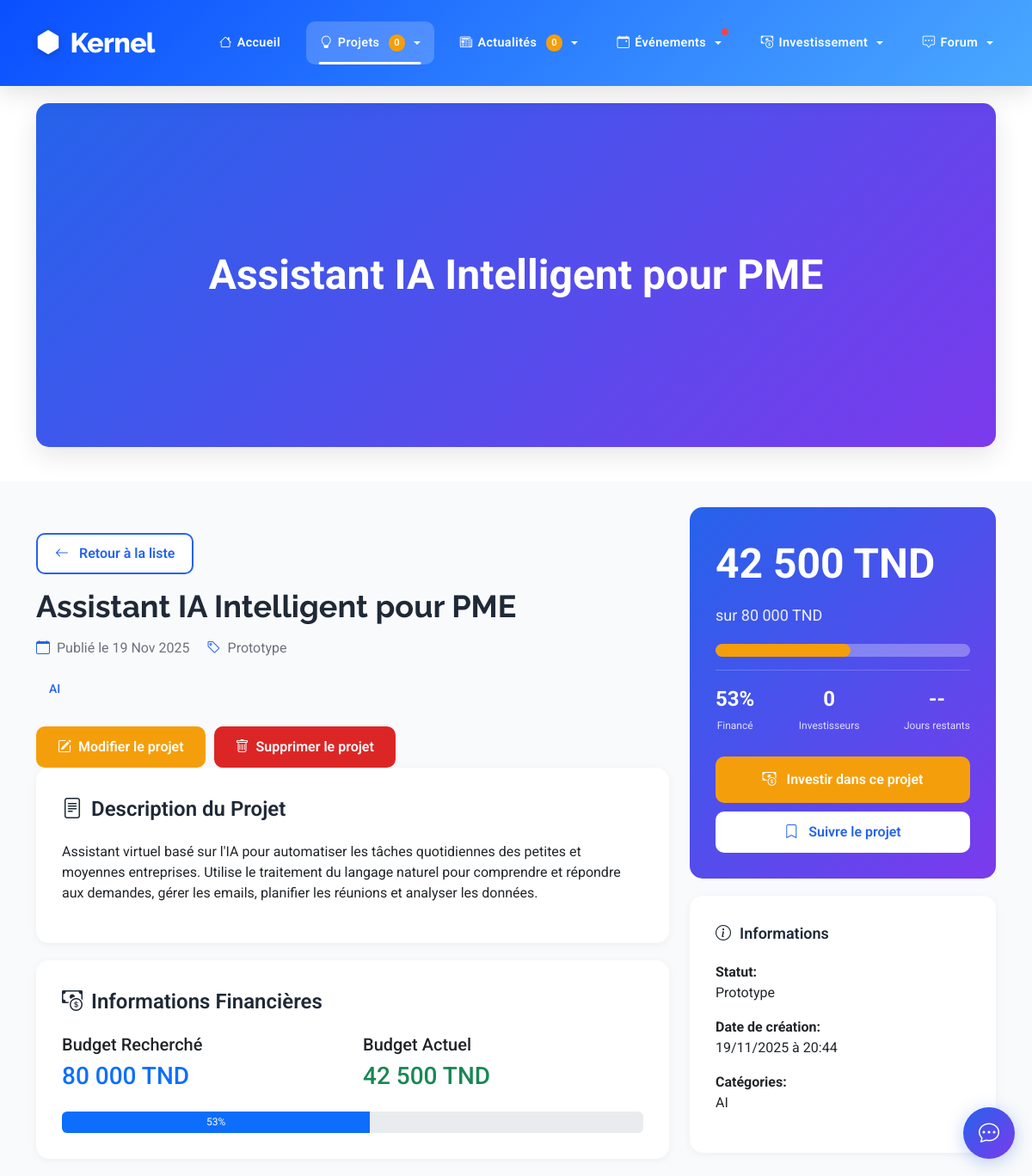
The page /view/FrontOffice/detailsprojet.php?id=1 on the database its author committed.
### tables this page shows
CREATE TABLE `projet` (
  `id` int(11) NOT NULL,
  `titre` varchar(200) DEFAULT NULL,
  `description` text DEFAULT NULL,
  `budget_requis` decimal(10,2) DEFAULT NULL,
  `budget_actuel` decimal(10,2) DEFAULT NULL,
  `statut` enum('idee','prototype','mvp','production') DEFAULT 'idee',
  `date_creation` datetime DEFAULT NULL,
  `user_id` int(11) DEFAULT NULL
);

CREATE TABLE `categorie` (
  `id` int(11) NOT NULL,
  `nom` varchar(100) DEFAULT NULL,
  `icon` varchar(50) DEFAULT NULL,
  `description` text DEFAULT NULL
);

### controller/projetcontroller.php (called while the page is built, shortened)
<?php
class ProjetController {
    public function showProjet($id) {
        $sql = "SELECT * FROM projet WHERE id = :id";
        $db = config::getConnexion();
        $query = $db->prepare($sql);
        $query->bindValue(':id', $id);
        try {
            $query->execute();
            $projet = $query->fetch();
            return $projet;
        } catch(Exception $e) {
            die('Error: '. $e->getMessage());
        }
    }
    public function getProjetCategories($projet_id) {
        $sql = "SELECT c.* FROM categorie c
                INNER JOIN projet_categorie pc ON c.id = pc.categorie_id
                WHERE pc.projet_id = :projet_id";
        $db = config::getConnexion();
        try {
            $query = $db->prepare($sql);
            $query->bindValue(':projet_id', $projet_id);
            $query->execute();
            return $query->fetchAll();
        } catch (Exception $e) {
            die('Error:' . $e->getMessage());
        }
    }
}
?>

### view/FrontOffice/detailsprojet.php (the view, shortened to what this page needs)
<?php
include_once(__DIR__ . '/../../controller/projetcontroller.php');
include_once(__DIR__ . '/../components/main-navigation.php');
include_once(__DIR__ . '/../components/chatbot-widget.php');
$projetController = new ProjetController();
$projet_id = isset($_GET['id']) ? intval($_GET['id']) : 0;
$projet = $projetController->showProjet($projet_id);
$categories = $projetController->getProjetCategories($projet_id);
function calculatePercentage($actuel, $requis) {
    return min(100, round(($actuel / $requis) * 100));
}
$percentage = calculatePercentage($projet['budget_actuel'], $projet['budget_requis']);
function getStatusLabel($statut) {
    $labels = [
        'idee' => 'Idée / Concept',
        'prototype' => 'Prototype',
        'mvp' => 'MVP',
        'production' => 'En production'
    ];
    return $labels[$statut] ?? 'Non défini';
}
?>
<!DOCTYPE html>
<html lang="fr">
<head>
  <link href="https://cdnjs.cloudflare.com/ajax/libs/bootstrap/5.3.0/css/bootstrap.min.css" rel="stylesheet">
  <link href="https://cdnjs.cloudflare.com/ajax/libs/bootstrap-icons/1.10.0/font/bootstrap-icons.min.css" rel="stylesheet">
</head>
<body>
  <?php echo renderMainNavigation('projets'); ?>
  <?php echo renderChatbotWidget(); ?>
  <div class="project-hero">
    <div class="container">
      <div class="project-cover">
        <?php echo htmlspecialchars($projet['titre']); ?>
      </div>
    </div>
  </div>
  <div class="container">
    <div class="row">
      <div class="col-lg-8">
        <div class="project-header">
          <a href="listeprojet.php" class="btn-back mb-3">
            <i class="bi bi-arrow-left me-2"></i> Retour à la liste
          </a>
          <h1 class="project-title"><?php echo htmlspecialchars($projet['titre']); ?></h1>
          <div class="project-meta">
            <div class="meta-item">
              <i class="bi bi-calendar"></i>
              <span>Publié le <?php echo date('d M Y', strtotime($projet['date_creation'])); ?></span>
            </div>
            <div class="meta-item">
              <i class="bi bi-tag"></i>
              <span><?php echo getStatusLabel($projet['statut']); ?></span>
            </div>
          </div>
          <div class="mb-3">
            <?php foreach ($categories as $cat): ?>
              <span class="tag"><?php echo htmlspecialchars($cat['nom']); ?></span>
            <?php endforeach; ?>
          </div>
          <div class="action-buttons">
            <a href="modifierprojet.php?id=<?php echo $projet['id']; ?>" class="btn-edit">
              <i class="bi bi-pencil-square"></i> Modifier le projet
            </a>
            <button onclick="confirmDelete(<?php echo $projet['id']; ?>)" class="btn-delete">
              <i class="bi bi-trash"></i> Supprimer le projet
            </button>
          </div>
        </div>
        <div class="content-section">
          <div class="section-title">
            <i class="bi bi-file-text"></i> Description du Projet
          </div>
          <p style="white-space: pre-wrap;"><?php echo htmlspecialchars($projet['description']); ?></p>
        </div>
        <?php if ($projet['budget_requis'] > 0): ?>
        <div class="content-section">
          <div class="section-title">
            <i class="bi bi-cash-coin"></i> Informations Financières
          </div>
          <div class="row">
            <div class="col-md-6">
              <h5>Budget Recherché</h5>
              <p class="h3 text-primary"><?php echo number_format($projet['budget_requis'], 0, ',', ' '); ?> TND</p>
            </div>
            <div class="col-md-6">
              <h5>Budget Actuel</h5>
              <p class="h3 text-success"><?php echo number_format($projet['budget_actuel'], 0, ',', ' '); ?> TND</p>
            </div>
          </div>
          <div class="mt-3">
            <div class="progress" style="height: 25px;">
              <div class="progress-bar bg-primary" role="progressbar" style="width: <?php echo $percentage; ?>%;" aria-valuenow="<?php echo $percentage; ?>" aria-valuemin="0" aria-valuemax="100">
                <?php echo $percentage; ?>%
              </div>
            </div>
          </div>
        </div>
        <?php endif; ?>
      </div>
      <div class="col-lg-4">
        <?php if ($projet['budget_requis'] > 0): ?>
        <div class="funding-card">
          <div class="funding-amount"><?php echo number_format($projet['budget_actuel'], 0, ',', ' '); ?> TND</div>
          <div class="funding-goal">sur <?php echo number_format($projet['budget_requis'], 0, ',', ' '); ?> TND</div>
          <div class="progress-bar-custom">
            <div class="progress-fill" style="width: <?php echo $percentage; ?>%;"></div>
          </div>
          <div class="funding-stats">
            <div class="stat">
              <span class="stat-number"><?php echo $percentage; ?>%</span>
              <span class="stat-label">Financé</span>
            </div>
            <div class="stat">
              <span class="stat-number">0</span>
              <span class="stat-label">Investisseurs</span>
            </div>
            <div class="stat">
              <span class="stat-number">--</span>
              <span class="stat-label">Jours restants</span>
            </div>
          </div>
          <button class="btn-invest" onclick="investInProject(<?php echo $projet['id']; ?>)">
            <i class="bi bi-cash-coin me-2"></i> Investir dans ce projet
          </button>
          <button class="btn-follow" onclick="followProject(<?php echo $projet['id']; ?>)" id="followBtn">
            <i class="bi bi-bookmark me-2"></i> Suivre le projet
          </button>
        </div>
        <?php endif; ?>
        <div class="content-section">
          <div class="section-title" style="font-size: 18px;">
            <i class="bi bi-info-circle"></i> Informations
          </div>
          <div class="mb-3">
            <strong>Statut:</strong><br>
            <?php echo getStatusLabel($projet['statut']); ?>
          </div>
          <div class="mb-3">
            <strong>Date de création:</strong><br>
            <?php echo date('d/m/Y à H:i', strtotime($projet['date_creation'])); ?>
          </div>
          <div class="mb-3">
            <strong>Catégories:</strong><br>
            <?php
            if (!empty($categories)) {
              echo implode(', ', array_map(function($cat) {
                return htmlspecialchars($cat['nom']);
              }, $categories));
            } else {
              echo 'Non catégorisé';
            }
            ?>
          </div>
        </div>
      </div>
    </div>
  </div>
</body>
</html>

### view/FrontOffice/detailsprojet.php (style rules this page uses)
:root { --primary-color: #2563EB; --secondary-color: #7C3AED; --accent-color: #F59E0B; --dark-color: #1F2937; --light-bg: #F9FAFB; }
body { font-family: 'Roboto', sans-serif; background: var(--light-bg); padding-top: 80px; }
.project-hero { background: white; padding: 40px 0; margin-bottom: 30px; }
.project-cover { width: 100%; height: 400px; border-radius: 15px; box-shadow: 0 10px 30px rgba(0,0,0,0.1); background: linear-gradient(135deg, var(--primary-color), var(--secondary-color)); display: flex; align-items: center; justify-content: center; color: white; font-size: 48px; font-weight: 700; text-align: center; padding: 20px; }
.project-header { margin-top: 30px; }
.project-title { font-size: 36px; font-weight: 700; color: var(--dark-color); margin-bottom: 15px; font-family: 'Raleway', sans-serif; }
.project-meta { display: flex; gap: 20px; flex-wrap: wrap; margin-bottom: 20px; color: #6B7280; }
.meta-item { display: flex; align-items: center; gap: 8px; }
.meta-item i { color: var(--primary-color); }
.tag { display: inline-block; padding: 5px 15px; background: var(--light-bg); color: var(--primary-color); border-radius: 20px; font-size: 14px; font-weight: 500; margin-right: 8px; margin-bottom: 8px; }
.content-section { background: white; border-radius: 15px; padding: 30px; margin-bottom: 20px; box-shadow: 0 2px 10px rgba(0,0,0,0.05); }
.section-title { font-size: 24px; font-weight: 600; color: var(--dark-color); margin-bottom: 20px; display: flex; align-items: center; gap: 10px; }
.funding-card { background: linear-gradient(135deg, var(--primary-color), var(--secondary-color)); color: white; padding: 30px; border-radius: 15px; margin-bottom: 20px; position: sticky; top: 100px; }
.funding-amount { font-size: 48px; font-weight: 700; margin-bottom: 10px; }
.funding-goal { font-size: 18px; opacity: 0.9; margin-bottom: 20px; }
.progress-bar-custom { height: 15px; background: rgba(255,255,255,0.3); border-radius: 10px; overflow: hidden; margin-bottom: 15px; }
.progress-fill { height: 100%; background: var(--accent-color); border-radius: 10px; transition: width 1s ease; }
.funding-stats { display: flex; justify-content: space-between; margin-bottom: 25px; padding-top: 15px; border-top: 1px solid rgba(255,255,255,0.2); }
.stat { text-align: center; }
.stat-number { font-size: 24px; font-weight: 700; display: block; }
.stat-label { font-size: 12px; opacity: 0.8; }
.btn-invest { background: var(--accent-color); color: white; padding: 15px; border-radius: 10px; border: none; font-weight: 600; width: 100%; font-size: 16px; margin-bottom: 10px; transition: all 0.3s; }
.btn-follow { background: white; color: var(--primary-color); padding: 12px; border-radius: 10px; border: none; font-weight: 600; width: 100%; transition: all 0.3s; cursor: pointer; }
.btn-back { background: white; color: var(--primary-color); padding: 10px 20px; border-radius: 10px; border: 2px solid var(--primary-color); font-weight: 600; text-decoration: none; display: inline-block; transition: all 0.3s; }
.action-buttons { display: flex; gap: 10px; margin-top: 20px; flex-wrap: wrap; }
.btn-edit { background: var(--accent-color); color: white; padding: 12px 25px; border-radius: 10px; border: none; font-weight: 600; text-decoration: none; display: inline-flex; align-items: center; gap: 8px; transition: all 0.3s; }
.btn-delete { background: #DC2626; color: white; padding: 12px 25px; border-radius: 10px; border: none; font-weight: 600; display: inline-flex; align-items: center; gap: 8px; transition: all 0.3s; cursor: pointer; }

### rows shown on the page
projet: titre "Assistant IA Intelligent pour PME", date_creation "19 Nov 2025", statut "Prototype", description "Assistant virtuel basé sur l'IA pour automatiser les tâches quotidiennes des petites et moyennes entreprises. Utilise le traitement du langage naturel pour comprendre et répondre aux demandes, gérer les emails, planifier les réunions et analyser les données.", budget_requis "80 000", budget_actuel "42 500", percentage "53", date_creation "19/11/2025 à 20:44"
categorie: nom "AI"
